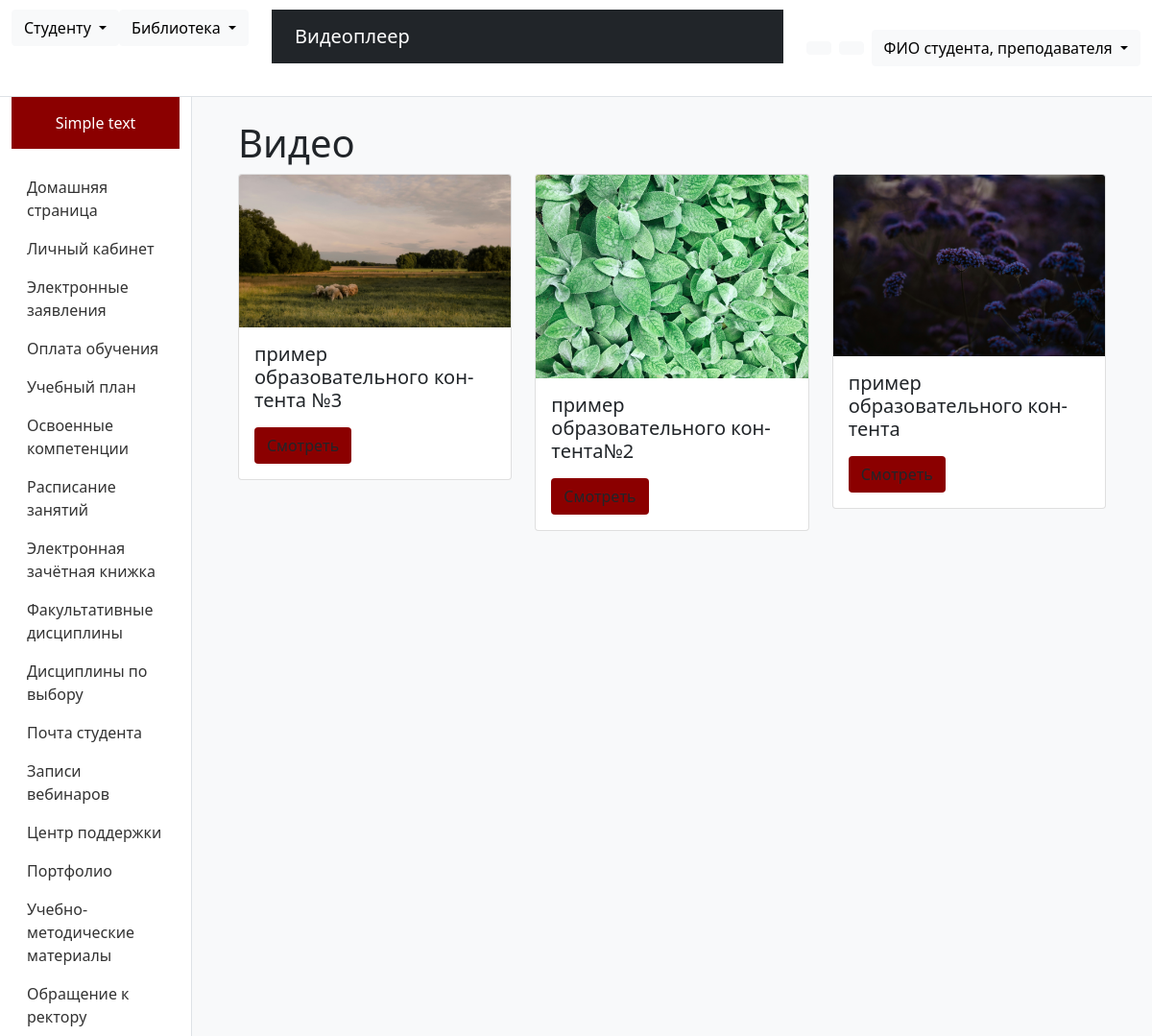
The page / on the database its author committed.
### videoplayer/models.py (models this page shows, shortened)
class Video(models.Model):
    title = models.CharField(max_length=200)
    description = models.TextField(blank=True)
    video_file = models.FileField(upload_to='videos/')
    thumbnail = models.ImageField(upload_to='thumbnails/', blank=True)
    created_at = models.DateTimeField(auto_now_add=True)
    def get_absolute_url(self):
        return reverse('video_detail', args=[str(self.id)])

### videoplayer/views.py (the view)
# urls.py: path('', views.VideoListView.as_view(), name='video_list'),
class VideoListView(ListView):
    model = Video
    template_name = 'videos/video_list.html'
    context_object_name = 'videos'
    ordering = ['-created_at']

### videoplayer/templates/videos/video_list.html (shortened to what this page needs)
{% extends 'base.html' %}
{% block content %}
<div class="container">
    <h1>Видео</h1>
    <div class="row">
        {% for video in videos %}
            <div class="col-md-4 mb-4">
                <div class="card">
                    {% if video.thumbnail %}
                        <img src="{{ video.thumbnail.url }}" class="card-img-top" alt="{{ video.title }}">
                    {% endif %}
                    <div class="card-body">
                        <h5 class="card-title">{{ video.title }}</h5>
                        <a href="{{ video.get_absolute_url }}" class="btn red" >Смотреть</a>
                    </div>
                </div>
            </div>
        {% endfor %}
    </div>
</div>
{% endblock %}

### videoplayer/templates/videos/video_list.html (style rules this page uses)
.red { background: #8B0000; }

### rows shown on the page
Video: thumbnail (picture), title "пример образовательного кон-тента №3"
Video: thumbnail (picture), title "пример образовательного кон-тента№2"
Video: thumbnail (picture), title "пример образовательного кон-тента"
